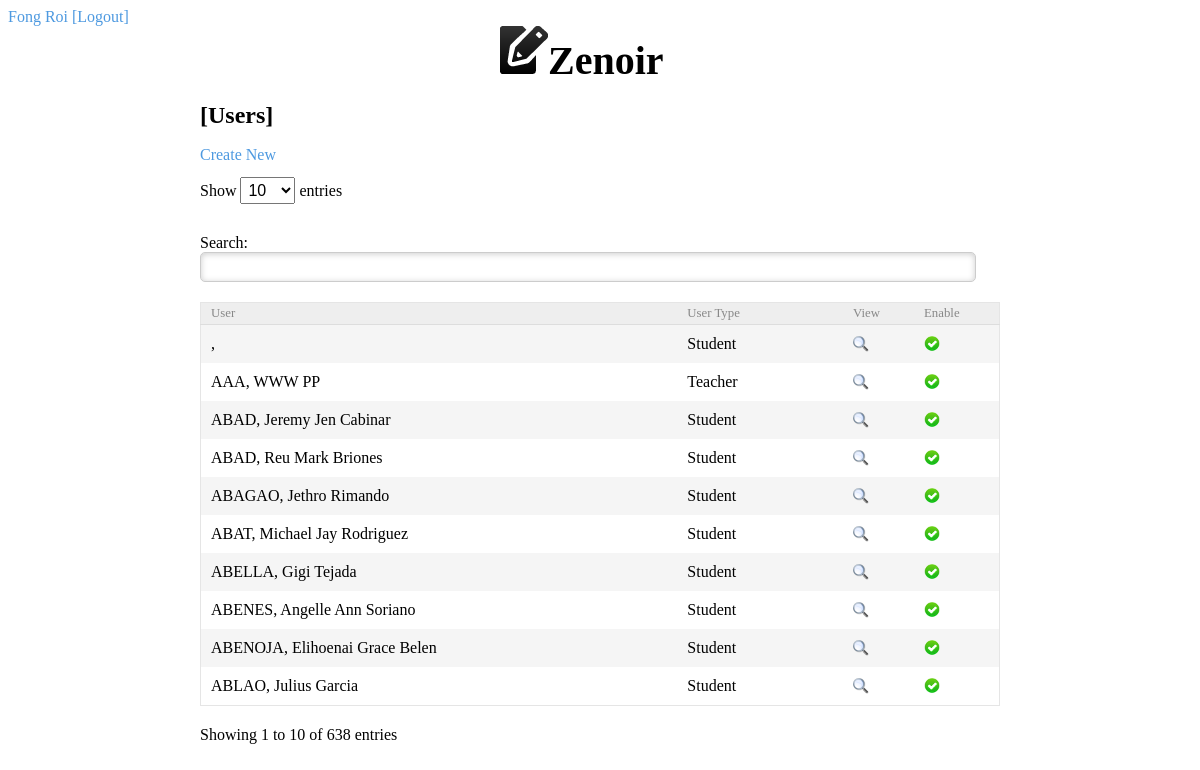
The app's page /index.php/adminloader/view/users (signed in) with its own data.
### tables this page shows
CREATE TABLE IF NOT EXISTS `tbl_userinfo` (
  `user_info_id` int(10) NOT NULL AUTO_INCREMENT,
  `user_id` varchar(50) NOT NULL,
  `fname` varchar(160) NOT NULL,
  `mname` varchar(160) NOT NULL,
  `lname` varchar(160) NOT NULL,
  `email` varchar(160) NOT NULL,
  `autobiography` text NOT NULL,
  PRIMARY KEY (`user_info_id`),
  KEY `FK_tbl_userinfo_tbl_users` (`user_id`),
  CONSTRAINT `FK_tbl_userinfo_tbl_users` FOREIGN KEY (`user_id`) REFERENCES `tbl_users` (`user_id`)
);

### application/controllers/adminloader.php (called while the page is built, shortened)
<?php
class adminloader extends ci_Controller{
	function view($page = 'admin_home'){
		$data['title'] = ucfirst($page);
		$this->load->view('templates/admin_header', $data);
		$data['table'] = $this->selector($page);
		$this->load->view($page, $data);
	}
	function selector($page){
		switch($page){
			case 'users':
				$users = $this->users->select_users();
				return $users;
			break;
		}
	}
}
?>

### index.php (called while the page is built, shortened)
<?php
require_once BASEPATH.'core/CodeIgniter.php';

### application/models/users.php (called while the page is built, shortened)
<?php
class users extends ci_Model{
	function select_users(){
		$users_array = array();
		$this->db->select('fname, mname, lname, tbl_users.user_id, user_type');
		$this->db->from('tbl_users');
		$this->db->join('tbl_userinfo', 'tbl_users.user_id = tbl_userinfo.user_id');
		$users = $this->db->get();
		if($users->num_rows() > 0){
			foreach($users->result() as $row){
				$user_type = $this->get_usertype($row->user_type);
				$users_array[] = array($row->fname, $row->mname, $row->lname, $user_type, $row->user_id);
			}
		}
		return $users_array;
	}
	function get_usertype($type_id){
		switch($type_id){
			case 1:
				return 'Administrator';
			break;
			case 2:
				return 'Teacher';
			break;
			case 3:
				return 'Student';
			break;
		}
	}
}
?>

### application/views/users.php (the view)
<h4>[Users]</h4>
<p>
<a href="<?php echo $this->config->item('ajax_base'); ?>new_user" class="lightbox">Create New</a>
</p>
<?php
$users = $table;
?>
<table class="tbl_classes">
	<thead>
		<tr>
			<th>User</th>
			<th>User Type</th>
			<th>View</th>
			<th>Enable</th>
		</tr>
	</thead>
	<tbody>
		<?php foreach($users as $k=>$v){?>
		<tr>
			<td><?php echo strtoupper($v[2]) . ',  ' .  ucwords($v[0]) . ' ' . ucwords($v[1]); ?></td>
			<td><?php echo $v[3]; ?></td>
			<td><a href="<?php echo $this->config->item('ajax_base'); ?>view_user/<?php echo $v[4]; ?>" data-id="<?php echo $v[4]; ?>" class="lightbox"><img class="icons" src="/zenoir/img/view.png"/></a></td>
			<td><a href="#"><img src="/zenoir/img/confirm.gif" class="icons" data-enable="<?php echo $v[4]; ?>"/></a></td>
		</tr>
		<?php } ?>
	</tbody>
</table>

### application/views/templates/admin_header.php (shortened to what this page needs)
<link rel="stylesheet" href="/zenoir/libs/kickstart/css/kickstart.css"/>
<link rel="stylesheet" href="/zenoir/css/main.css"/>
<link rel="stylesheet" href="/zenoir/libs/dataTables/css/demo_page.css"/>
<link rel="stylesheet" href="/zenoir/libs/jquery_ui/css/ui-lightness/jquery-ui-1.8.18.custom.css"/>
<link rel="stylesheet" href="/zenoir/css/fileUploader.css"/>
<link rel="stylesheet" href="/zenoir/libs/noty/css/jquery.noty.css"/>
<link rel="stylesheet" href="/zenoir/libs/noty/css/noty_theme_default.css"/>
<link rel="stylesheet" href="/zenoir/libs/jScrollPane/style/jquery.jscrollpane.css"  media="all"/>
<a href="<?php echo $this->config->item('ajax_base'); ?>edit_account" class="lightbox"><?php echo $this->session->userdata('user_name'); ?></a>
<a href="/zenoir/index.php/adminloader/destroy_userdata">[Logout]</a>
<div id="container">
	<div id="app_name"><img src="/zenoir/img/zenoir.png"/><h2><a id="app_title" href="<?php echo $this->config->item('admin_base'); ?>admin_home">Zenoir</a></h2></div>

### libs/kickstart/css/kickstart.css (style rules this page uses)
a,a:active { color:#4D99E0;outline:0; }
a img { border:0; }
h1,h2,h3,h4,h5,h6 { font-weight:bold; line-height:140%; }
h2 { font-size:2.5em; margin:10px 0 10px 0; }
h4 { font-size:1.5em; margin:10px 0 10px 0; }
p { line-height:150%; color:#666; margin:10px 0; }
table { border-collapse: collapse; border:1px solid #e5e5e5; width:100%; margin:20px 0; }
thead, tbody { margin:0; padding:0; }
tr.alt { background:#f5f5f5; }
th,td { padding:10px; font-weight:normal; }
thead th { text-align:left; padding:3px 10px; font-size:0.8em; color:#888; border-bottom:1px solid #ddd; background:#eee; }
img { margin:0; padding:0; display:inline-block; position:relative; zoom:1; }

### css/main.css (style rules this page uses)
#container { margin: 0 auto; width: 800px; }
#app_name { width: 200px; margin: auto auto; }
#app_title { color: black; }
h2 { font-family: Comic Sans MS; display:inline; }
a { text-decoration: none; }
.icons { height: 16px; width: 16px; }

### records on screen
tbl_userinfo: lname "ABLAO", fname "Julius", mname "Garcia", v "Student"
tbl_userinfo: lname "ABENOJA", fname "Elihoenai Grace", mname "Belen", v "Student"
tbl_userinfo: lname "ABENES", fname "Angelle Ann", mname "Soriano", v "Student"
tbl_userinfo: lname "ABELLA", fname "Gigi", mname "Tejada", v "Student"
tbl_userinfo: lname "ABAT", fname "Michael Jay", mname "Rodriguez", v "Student"
tbl_userinfo: lname "ABAGAO", fname "Jethro", mname "Rimando", v "Student"
tbl_userinfo: lname "ABAD", fname "Reu Mark", mname "Briones", v "Student"
tbl_userinfo: lname "ABAD", fname "Jeremy Jen", mname "Cabinar", v "Student"
tbl_userinfo: lname "AAA", fname "WWW", mname "PP", v "Teacher"

### other values on screen
$this->session->userdata('user_name') "Fong Roi"
$v[3] "Student"
